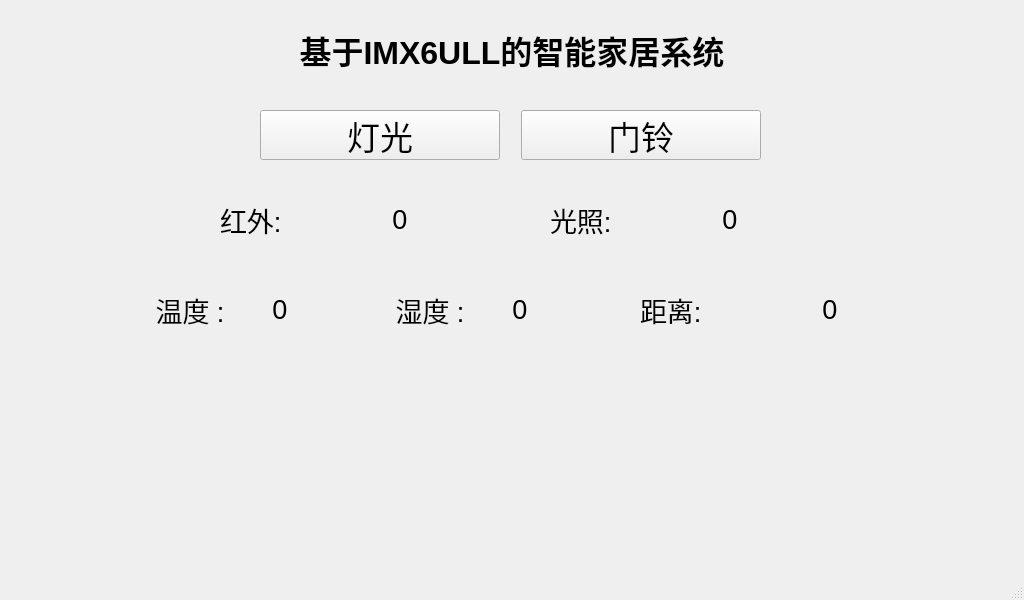
<?xml version="1.0" encoding="UTF-8"?>
<ui version="4.0">
 <class>MainWindow</class>
 <widget class="QMainWindow" name="MainWindow">
  <property name="geometry">
   <rect>
    <x>0</x>
    <y>0</y>
    <width>1024</width>
    <height>600</height>
   </rect>
  </property>
  <property name="minimumSize">
   <size>
    <width>1024</width>
    <height>600</height>
   </size>
  </property>
  <property name="maximumSize">
   <size>
    <width>1024</width>
    <height>600</height>
   </size>
  </property>
  <property name="font">
   <font>
    <pointsize>20</pointsize>
   </font>
  </property>
  <property name="windowTitle">
   <string>MainWindow</string>
  </property>
  <widget class="QWidget" name="centralwidget">
   <widget class="QLabel" name="label">
    <property name="geometry">
     <rect>
      <x>0</x>
      <y>20</y>
      <width>1024</width>
      <height>61</height>
     </rect>
    </property>
    <property name="minimumSize">
     <size>
      <width>1024</width>
      <height>0</height>
     </size>
    </property>
    <property name="maximumSize">
     <size>
      <width>1024</width>
      <height>16777215</height>
     </size>
    </property>
    <property name="font">
     <font>
      <pointsize>24</pointsize>
      <weight>75</weight>
      <bold>true</bold>
     </font>
    </property>
    <property name="text">
     <string>&lt;html&gt;&lt;head/&gt;&lt;body&gt;&lt;p align=&quot;center&quot;&gt;&lt;span style=&quot; color:#000000;&quot;&gt;基于IMX6ULL的智能家居系统&lt;/span&gt;&lt;/p&gt;&lt;/body&gt;&lt;/html&gt;</string>
    </property>
   </widget>
   <widget class="QPushButton" name="pushButton">
    <property name="geometry">
     <rect>
      <x>260</x>
      <y>110</y>
      <width>240</width>
      <height>50</height>
     </rect>
    </property>
    <property name="font">
     <font>
      <pointsize>25</pointsize>
     </font>
    </property>
    <property name="text">
     <string>灯光</string>
    </property>
   </widget>
   <widget class="QPushButton" name="pushButton_2">
    <property name="geometry">
     <rect>
      <x>521</x>
      <y>110</y>
      <width>240</width>
      <height>50</height>
     </rect>
    </property>
    <property name="font">
     <font>
      <pointsize>25</pointsize>
     </font>
    </property>
    <property name="text">
     <string>门铃</string>
    </property>
   </widget>
   <widget class="QLabel" name="label_3">
    <property name="geometry">
     <rect>
      <x>220</x>
      <y>200</y>
      <width>67</width>
      <height>41</height>
     </rect>
    </property>
    <property name="font">
     <font>
      <pointsize>20</pointsize>
     </font>
    </property>
    <property name="text">
     <string>&lt;html&gt;&lt;head/&gt;&lt;body&gt;&lt;p align=&quot;center&quot;&gt;红外: &lt;/p&gt;&lt;/body&gt;&lt;/html&gt;</string>
    </property>
   </widget>
   <widget class="QLabel" name="label_4">
    <property name="geometry">
     <rect>
      <x>550</x>
      <y>200</y>
      <width>67</width>
      <height>41</height>
     </rect>
    </property>
    <property name="font">
     <font>
      <pointsize>20</pointsize>
     </font>
    </property>
    <property name="text">
     <string>&lt;html&gt;&lt;head/&gt;&lt;body&gt;&lt;p align=&quot;center&quot;&gt;光照: &lt;/p&gt;&lt;/body&gt;&lt;/html&gt;</string>
    </property>
   </widget>
   <widget class="QLabel" name="label_5">
    <property name="geometry">
     <rect>
      <x>640</x>
      <y>290</y>
      <width>67</width>
      <height>41</height>
     </rect>
    </property>
    <property name="font">
     <font>
      <pointsize>20</pointsize>
     </font>
    </property>
    <property name="text">
     <string>&lt;html&gt;&lt;head/&gt;&lt;body&gt;&lt;p align=&quot;center&quot;&gt;距离: &lt;/p&gt;&lt;/body&gt;&lt;/html&gt;</string>
    </property>
   </widget>
   <widget class="QLabel" name="label_ir">
    <property name="geometry">
     <rect>
      <x>300</x>
      <y>200</y>
      <width>200</width>
      <height>40</height>
     </rect>
    </property>
    <property name="font">
     <font>
      <pointsize>20</pointsize>
     </font>
    </property>
    <property name="text">
     <string>&lt;html&gt;&lt;head/&gt;&lt;body&gt;&lt;p align=&quot;center&quot;&gt;0&lt;/p&gt;&lt;/body&gt;&lt;/html&gt;</string>
    </property>
   </widget>
   <widget class="QLabel" name="label_7">
    <property name="geometry">
     <rect>
      <x>150</x>
      <y>290</y>
      <width>80</width>
      <height>40</height>
     </rect>
    </property>
    <property name="font">
     <font>
      <pointsize>20</pointsize>
     </font>
    </property>
    <property name="text">
     <string>&lt;html&gt;&lt;head/&gt;&lt;body&gt;&lt;p align=&quot;center&quot;&gt;温度 :&lt;/p&gt;&lt;/body&gt;&lt;/html&gt;</string>
    </property>
   </widget>
   <widget class="QLabel" name="label_9">
    <property name="geometry">
     <rect>
      <x>390</x>
      <y>290</y>
      <width>80</width>
      <height>40</height>
     </rect>
    </property>
    <property name="font">
     <font>
      <pointsize>20</pointsize>
     </font>
    </property>
    <property name="text">
     <string>&lt;html&gt;&lt;head/&gt;&lt;body&gt;&lt;p align=&quot;center&quot;&gt;湿度 :&lt;/p&gt;&lt;/body&gt;&lt;/html&gt;</string>
    </property>
   </widget>
   <widget class="QLabel" name="label_light">
    <property name="geometry">
     <rect>
      <x>630</x>
      <y>200</y>
      <width>200</width>
      <height>40</height>
     </rect>
    </property>
    <property name="font">
     <font>
      <pointsize>20</pointsize>
     </font>
    </property>
    <property name="text">
     <string>&lt;html&gt;&lt;head/&gt;&lt;body&gt;&lt;p align=&quot;center&quot;&gt;0&lt;/p&gt;&lt;/body&gt;&lt;/html&gt;</string>
    </property>
   </widget>
   <widget class="QLabel" name="label_dis">
    <property name="geometry">
     <rect>
      <x>730</x>
      <y>290</y>
      <width>200</width>
      <height>40</height>
     </rect>
    </property>
    <property name="font">
     <font>
      <pointsize>20</pointsize>
     </font>
    </property>
    <property name="text">
     <string>&lt;html&gt;&lt;head/&gt;&lt;body&gt;&lt;p align=&quot;center&quot;&gt;0&lt;/p&gt;&lt;/body&gt;&lt;/html&gt;</string>
    </property>
   </widget>
   <widget class="QLabel" name="label_tmp">
    <property name="geometry">
     <rect>
      <x>230</x>
      <y>290</y>
      <width>100</width>
      <height>40</height>
     </rect>
    </property>
    <property name="font">
     <font>
      <pointsize>20</pointsize>
     </font>
    </property>
    <property name="text">
     <string>&lt;html&gt;&lt;head/&gt;&lt;body&gt;&lt;p align=&quot;center&quot;&gt;0&lt;/p&gt;&lt;/body&gt;&lt;/html&gt;</string>
    </property>
   </widget>
   <widget class="QLabel" name="label_hum">
    <property name="geometry">
     <rect>
      <x>470</x>
      <y>290</y>
      <width>100</width>
      <height>40</height>
     </rect>
    </property>
    <property name="font">
     <font>
      <pointsize>20</pointsize>
     </font>
    </property>
    <property name="text">
     <string>&lt;html&gt;&lt;head/&gt;&lt;body&gt;&lt;p align=&quot;center&quot;&gt;0&lt;/p&gt;&lt;/body&gt;&lt;/html&gt;</string>
    </property>
   </widget>
  </widget>
  <widget class="QMenuBar" name="menubar">
   <property name="geometry">
    <rect>
     <x>0</x>
     <y>0</y>
     <width>1024</width>
     <height>37</height>
    </rect>
   </property>
  </widget>
  <widget class="QStatusBar" name="statusbar"/>
 </widget>
 <resources/>
 <connections/>
</ui>
